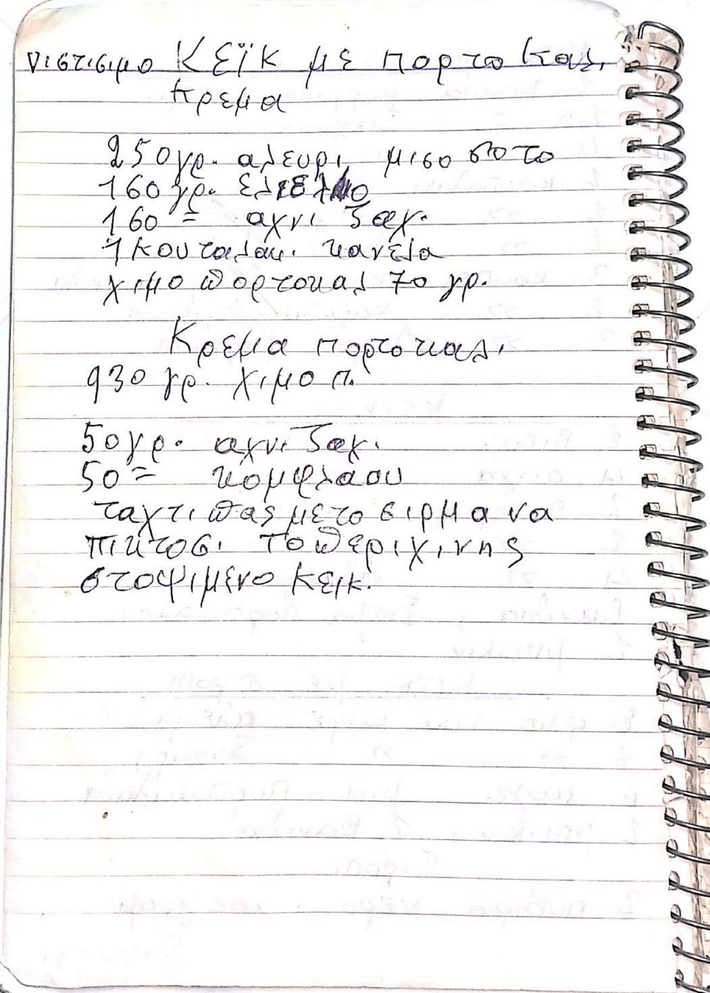
#> input picture recipes/grandma_recipes-01.png, 710 x 993 px, shrunk from 1503 x 2101 before the run; its folder holds only this picture in this run
$ python extract_handwriting.py
#> lines starting #> are read from the running program, lines starting #| are printed output that depends on the picture; after the words box and inside, x2 and y2 are one past the last pixel; in counts of white or black regions, pixels touching at a corner belong together
"""
extract_handwriting.py

Removes the paper background from scanned recipe images, leaving only
the handwritten ink as a transparent PNG.

Requirements:
    pip install Pillow numpy

Usage:
    python scripts/extract_handwriting.py

Options (edit the CONFIG section below):
    THRESHOLD  — pixels brighter than this (0–255) become transparent.
                 Start with 190. If paper remains, lower it. If ink disappears, raise it.
    INK_COLOR  — optional (R, G, B) to tint the ink a consistent color.
                 Set to None to keep the original scanned ink color.
                 e.g. (40, 22, 8) for warm dark brown.

Output goes to public/recipes-extracted/ — originals are untouched.
Once happy, swap the path in src/data/pages.json.
"""

import os
import glob
import numpy as np
from PIL import Image

# ── Configuration ──────────────────────────────────────────────────────────────
THRESHOLD = 220  # 0–255, adjust after reviewing output
INK_COLOR = None  # e.g. (40, 22, 8) for warm brown, or None to keep original
INPUT_DIR = "public/recipes"
OUTPUT_DIR = "public/recipes-extracted"
# ───────────────────────────────────────────────────────────────────────────────

os.makedirs(OUTPUT_DIR, exist_ok=True)

files = sorted(
    glob.glob(os.path.join(INPUT_DIR, "*.png"))
    + glob.glob(os.path.join(INPUT_DIR, "*.jpg"))
    + glob.glob(os.path.join(INPUT_DIR, "*.jpeg"))
    + glob.glob(os.path.join(INPUT_DIR, "*.webp")),
    key=lambda p: os.path.basename(p).lower(),
)

if not files:
    print(f"No images found in {INPUT_DIR}")
    raise SystemExit(1)

print(f"Processing {len(files)} images (threshold: {THRESHOLD})...\n")

for path in files:
    name = os.path.splitext(os.path.basename(path))[0] + ".png"
    out = os.path.join(OUTPUT_DIR, name)

    img = Image.open(path).convert("RGBA")
#> img is the input picture: PIL image 710x993 RGBA; mean R, G, B, A 241.3, 240.2, 240.3, 255
    data = np.array(img, dtype=np.uint8)

    r, g, b = data[:, :, 0], data[:, :, 1], data[:, :, 2]

    # Perceived brightness (weighted for human vision)
    brightness = 0.299 * r + 0.587 * g + 0.114 * b

    # Paper pixels → transparent
    paper_mask = brightness > THRESHOLD
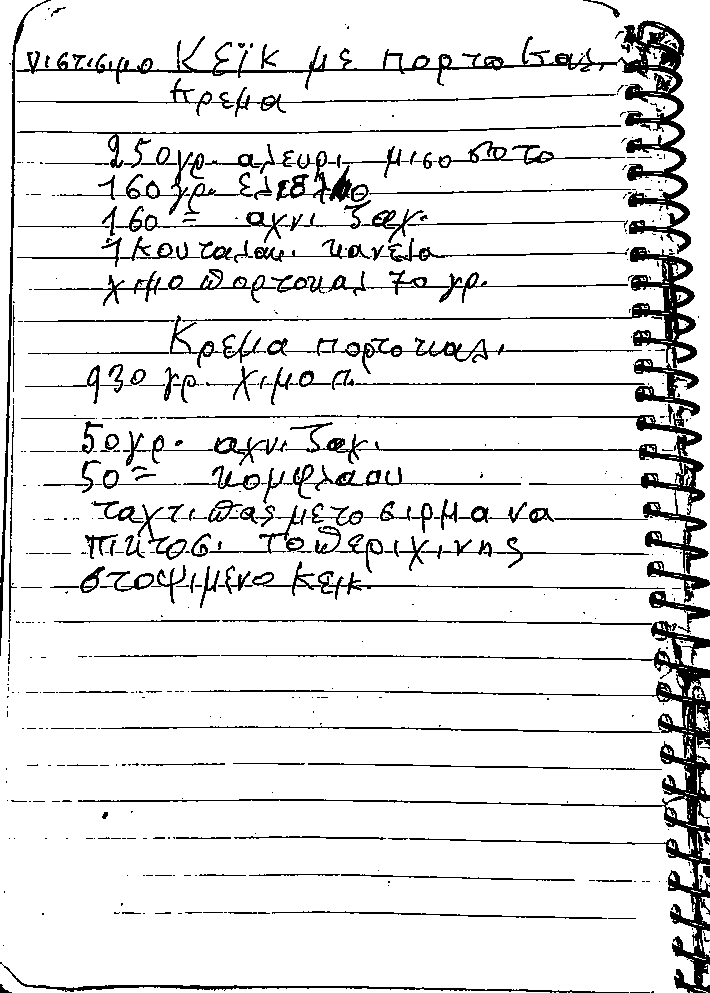
#> paper_mask: shape (993, 710) bool; 89.3% white; 559 black regions (366 under 20 px), largest, box (x1, y1, x2, y2) and area: (78, 621, 710, 993) 10651, (166, 247, 709, 574) 10356, (16, 20, 691, 254) 9522
    data[paper_mask, 3] = 0

    # Ink pixels → opaque, optionally tinted
    ink_mask = ~paper_mask
    data[ink_mask, 3] = 255
    if INK_COLOR is not None:
        data[ink_mask, 0] = INK_COLOR[0]
        data[ink_mask, 1] = INK_COLOR[1]
        data[ink_mask, 2] = INK_COLOR[2]

    Image.fromarray(data).save(out, "PNG")
    print(f"  ✓ {name}")

print(f"\nDone! Output in: {OUTPUT_DIR}")
print()
print("Next steps:")
print("  1. Open a few images and check the result.")
print(f"     Too much paper remaining? → lower THRESHOLD (e.g. {THRESHOLD - 20})")
print(f"     Ink strokes missing?      → raise THRESHOLD (e.g. {THRESHOLD + 20})")
print("  2. Once happy, update src/data/pages.json to point to /recipes-extracted/")

$ run again, on recipes/grandma_recipes-05.png
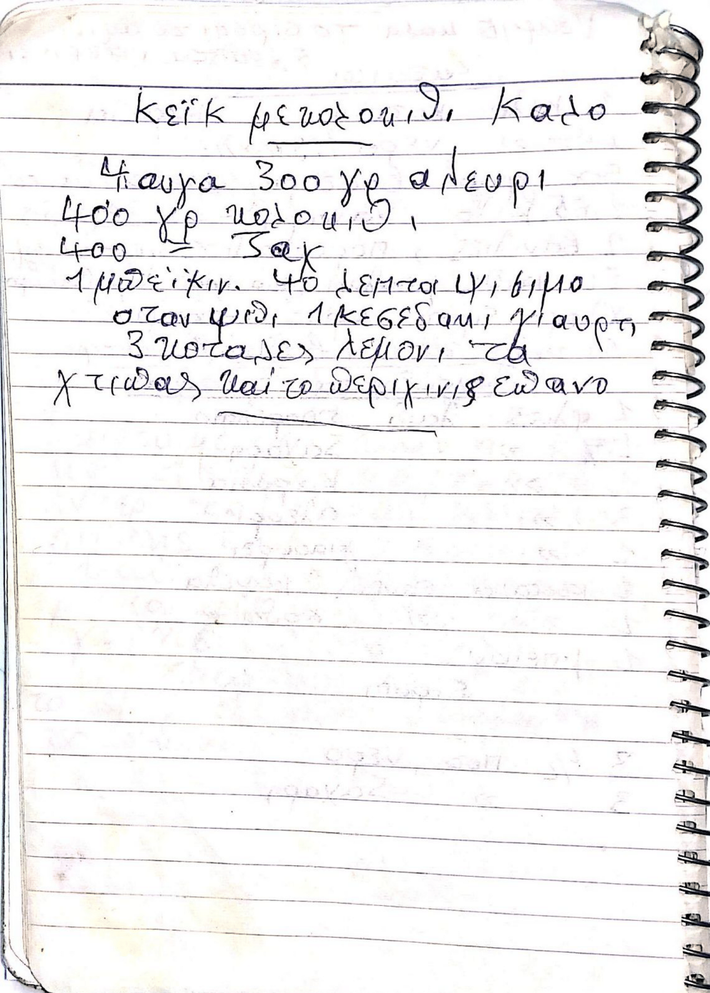
#> input picture recipes/grandma_recipes-05.png, 710 x 993 px, shrunk from 1566 x 2189 before the run
#> img is the input picture: PIL image 710x993 RGBA; mean R, G, B, A 240.9, 240, 240.2, 255
#> `paper_mask = brightness > THRESHOLD`:
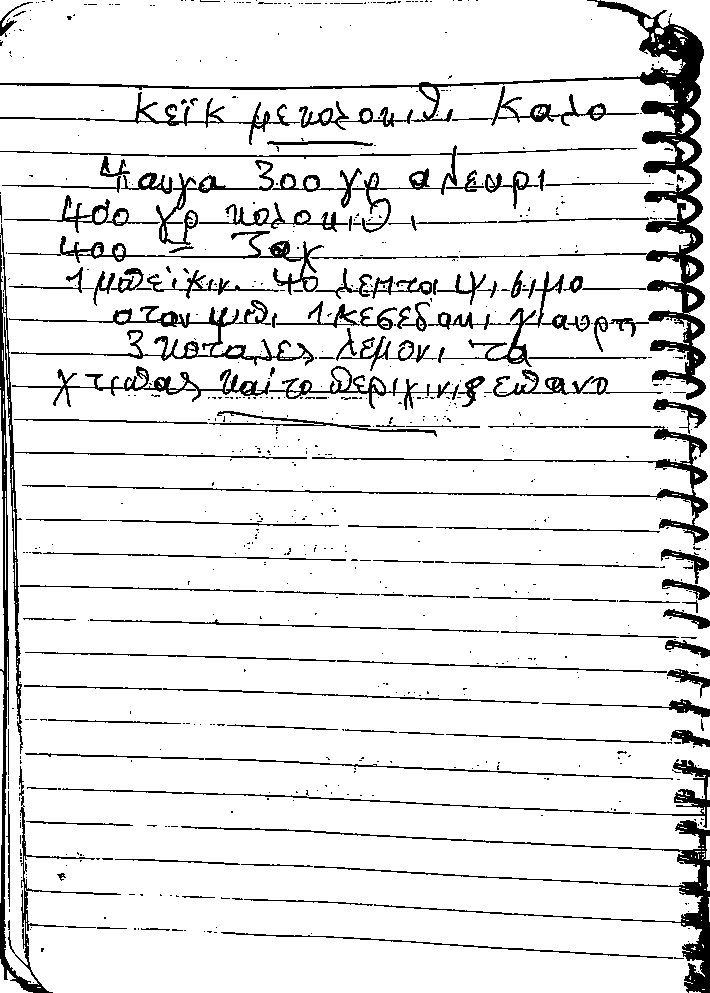
#> paper_mask: shape (993, 710) bool; 89.5% white; 758 black regions (604 under 20 px), largest, box (x1, y1, x2, y2) and area: (0, 0, 706, 400) 12665, (0, 224, 121, 993) 5875, (181, 820, 710, 993) 4460

$ run again, on recipes/grandma_recipes-06.png
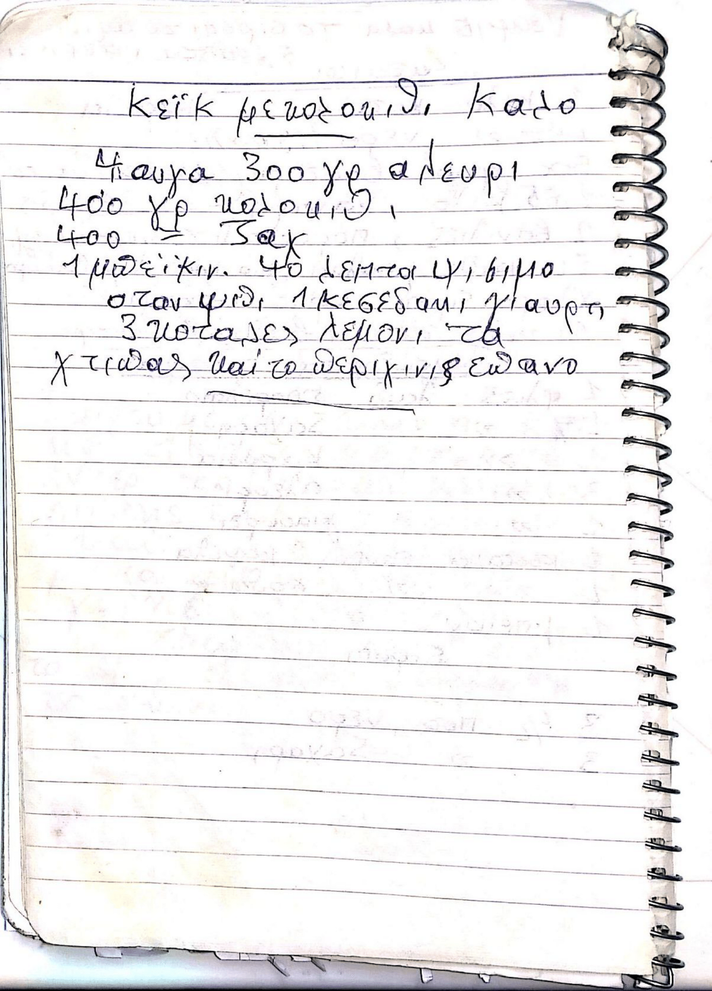
#> input picture recipes/grandma_recipes-06.png, 712 x 991 px, shrunk from 1653 x 2300 before the run
#> `paper_mask = brightness > THRESHOLD`:
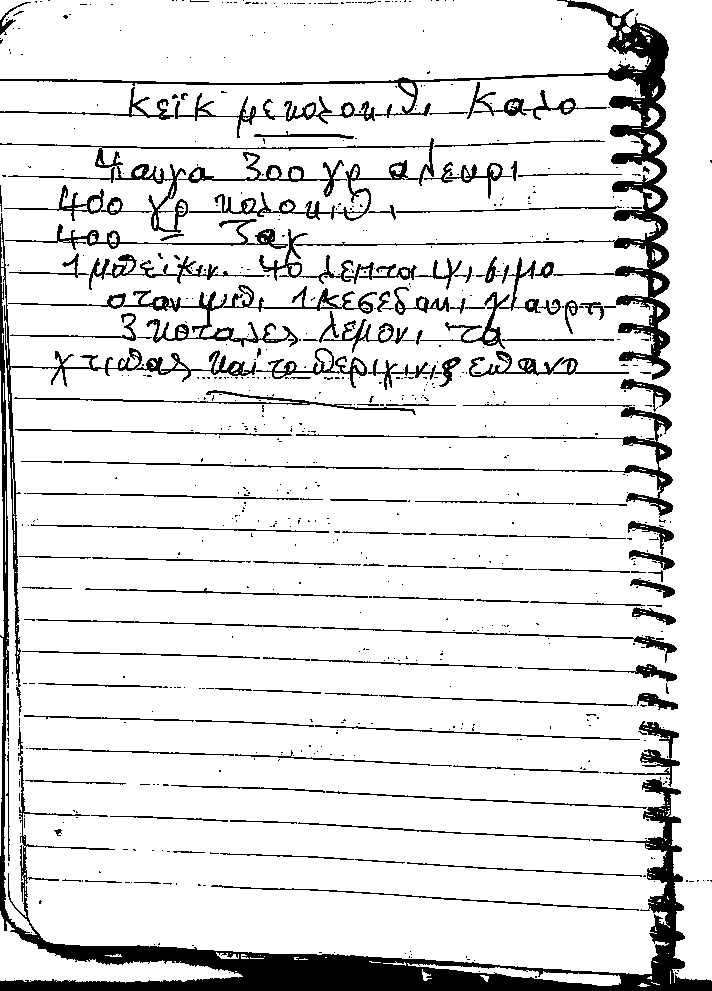
#> paper_mask: shape (991, 712) bool; 87.9% white; 739 black regions (593 under 20 px), largest, box (x1, y1, x2, y2) and area: (0, 213, 712, 991) 27480, (0, 0, 671, 380) 11928, (0, 138, 434, 233) 3566

$ run again, on recipes/grandma_recipes-07.png
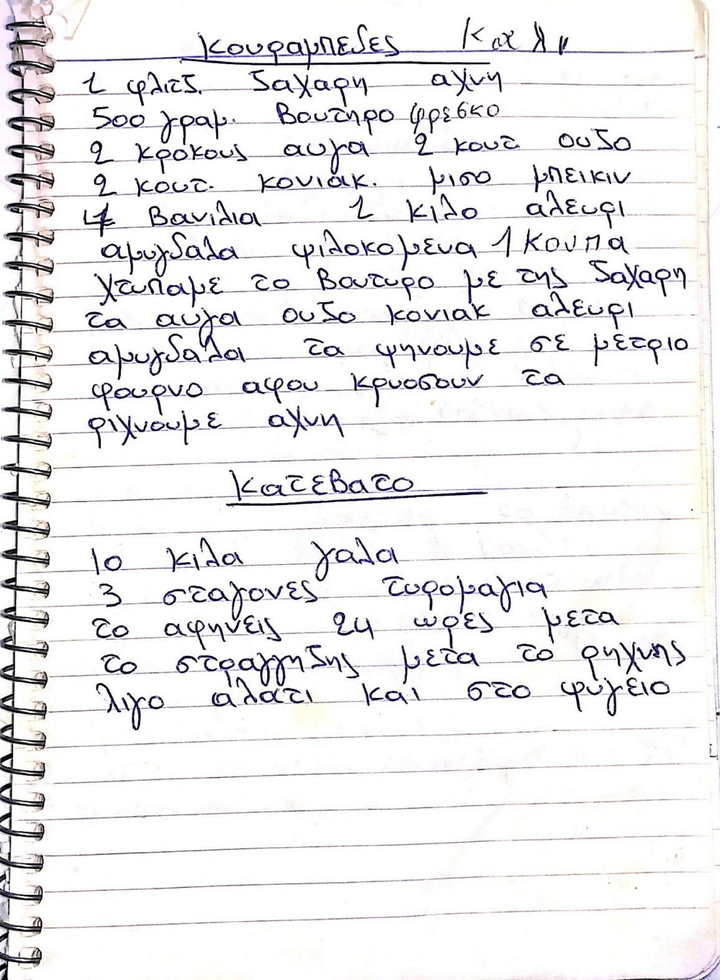
#> input picture recipes/grandma_recipes-07.png, 720 x 980 px, shrunk from 1653 x 2250 before the run
#> `r, g, b = data[:, :, 0], data[:, :, 1], data[:, :, 2]`:
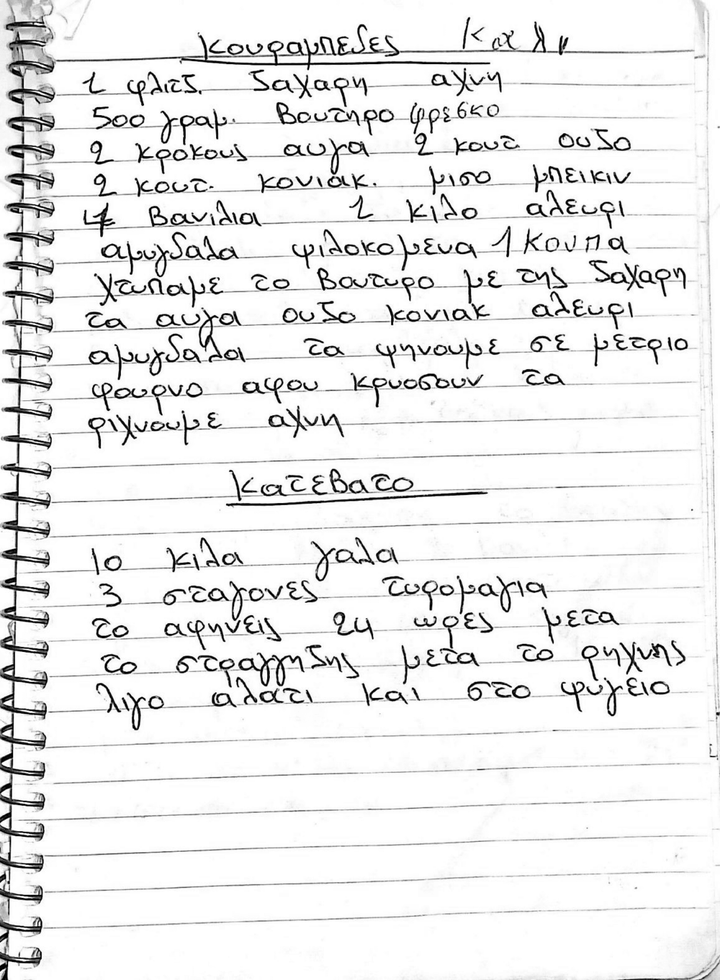
#> g: shape (980, 720); min 0, max 255, mean 235.1
#> `paper_mask = brightness > THRESHOLD`:
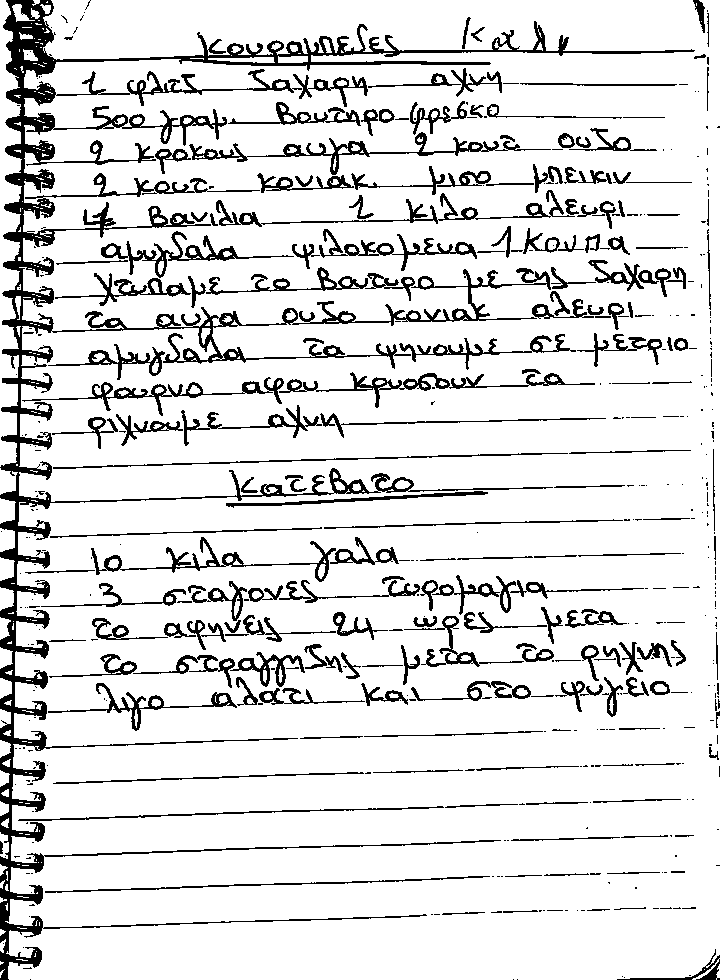
#> paper_mask: shape (980, 720) bool; 87.2% white; 503 black regions (306 under 20 px), largest, box (x1, y1, x2, y2) and area: (0, 0, 695, 980) 36402, (189, 132, 551, 175) 1901, (279, 372, 595, 408) 1659

$ run again, on recipes/grandma_recipes-02.png
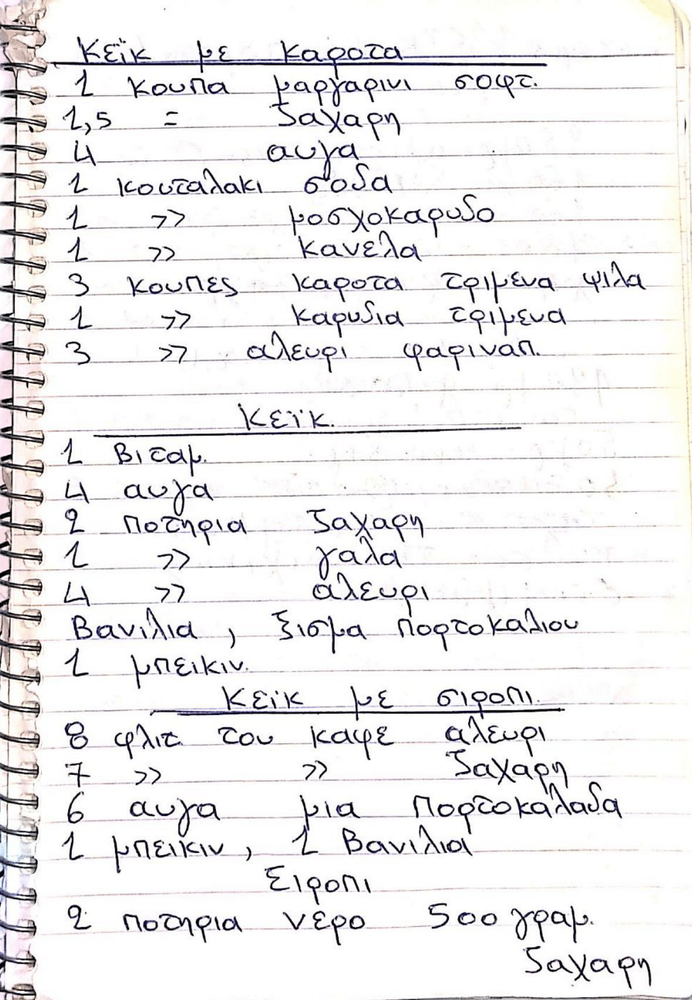
#> input picture recipes/grandma_recipes-02.png, 692 x 1000 px, shrunk from 1559 x 2254 before the run
#> img is the input picture: PIL image 692x1000 RGBA; mean R, G, B, A 237.1, 236.1, 236.7, 255
#> `paper_mask = brightness > THRESHOLD`:
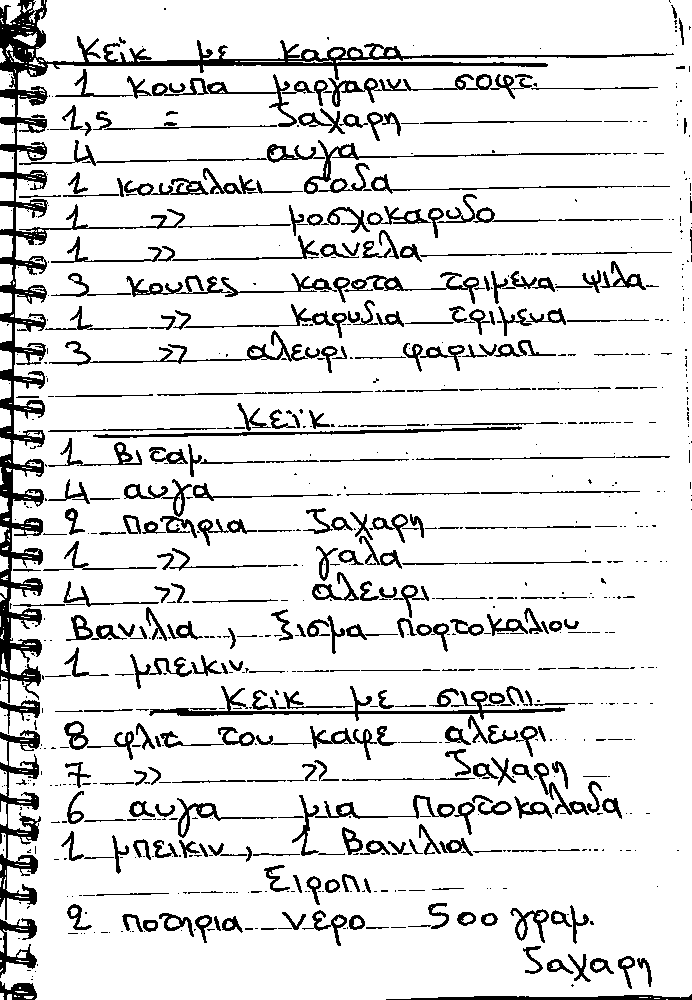
#> paper_mask: shape (1000, 692) bool; 87.8% white; 881 black regions (521 under 20 px), largest, box (x1, y1, x2, y2) and area: (0, 0, 674, 703) 17916, (0, 730, 41, 920) 2663, (149, 686, 565, 721) 2004
